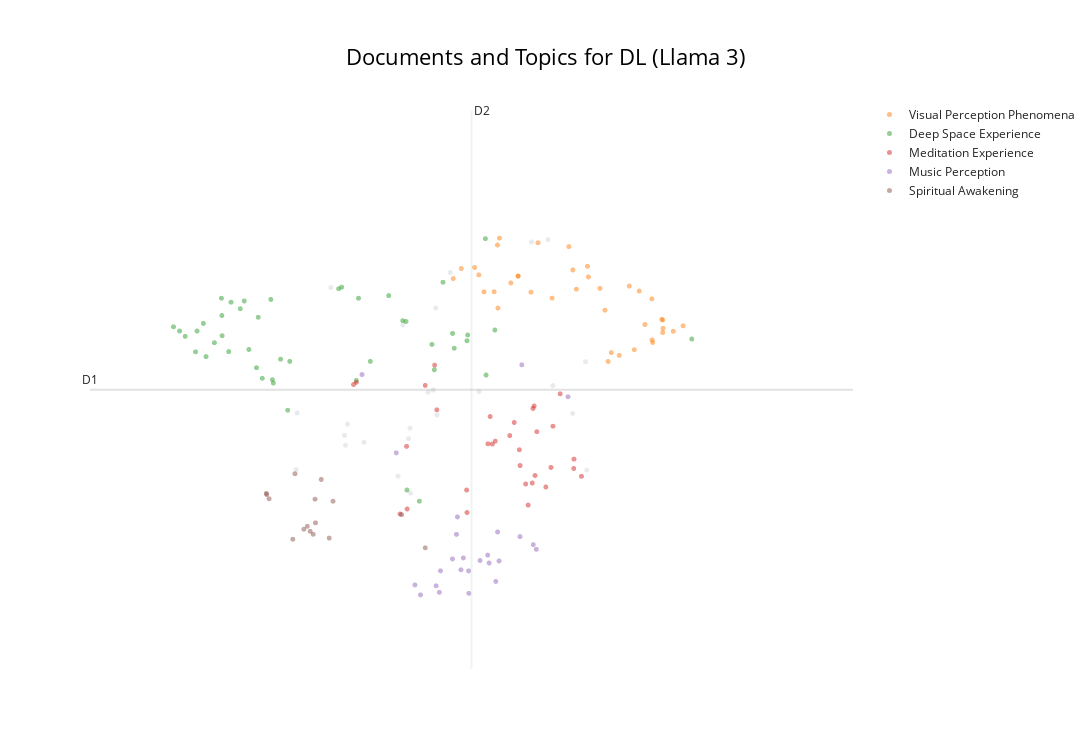

This figure's notebook cell:
### Code cell
topic_model.visualize_documents(df_reports, title=f"Documents and Topics for {condition} (Llama 3)",
hide_annotations=True, hide_document_hover=False, custom_labels=True)

### Figure 1 — Plotly figure (JSON) as saved in the notebook; plotly's stock layout.template omitted (floating-point values rounded to 4 significant figures)
{"data": [{"hoverinfo": "text", "hovertext": ["the thought of this not working\nbut in the dream\nin another place", "Everything packed into a tiny insignificant thing.", "the moment i'll die i want to feel this", "My partner, Dad, my sister, niece and nephew, my friends.", "i was awake the whole time i could not relax or switch off", "i wish i was here with George and that he created this experience for me", "breathing is hard", "there was a being there called evelyn.", "pleasant but should i be seeing something  unexpected", "I want one of these at home", "i quite enjoyed the experience.", "nothingness complete", "bumping off sounds colours and emotions.", "Like I am part of something bigger", "thus should be available for everyone all the time", "i flew around the room touching everyone.", "We have 86 billion neurons, no wonder we can have psychedelic experiences.", "so many different things.", "I saw a lot of animals, ones which I used to not like like reptiles but this time i liked them and they seemed adorable.", "a doorway", "i think i ought to experience it once  more to see if it changes.", "It was successful 50% of time.", "places and waves and an animal", null], "marker": {"color": "#CFD8DC", "opacity": 0.5, "size": 5}, "mode": "markers+text", "name": "other", "showlegend": false, "type": "scattergl", "x": [7.98, 6.906, 7.419, 7.931, 9.847, 7.585, 7.249, 8.461, 8.753, 7.388, 8.038, 8.327, 9.704, 6.896, 7.397, 8.059, 9.503, 8.235, 9.455, 8.314, 9.835, 8.052, 9.286, 8.288], "y": [11.14, 9.859, 9.697, 8.938, 9.024, 9.431, 11.69, 11.91, 10.17, 9.532, 9.484, 9.829, 9.853, 9.033, 9.387, 8.689, 10.26, 10.16, 12.39, 11.39, 10.61, 9.638, 12.35, 10.19]}, {"hoverinfo": "text", "hovertext": ["I went on a train, underwater, saw seas of colour and pulsing shapes.", "A non-uniform green and blue circle that descended from a black space: at that moment I perceived this as a symbol of myself descending.", "It was dark, but also a brilliant blue.", "also abstract forms and pink and red colours.", "i saw a lot of imagery and colours, especially images of water, ripples of water, snowscapes, drops of water falling.", "Blue\nA bird flying\ncoming  closer\ncalm and at peace\na baby\na smiling relative.", "i became a white egret from a dream last week.", "After a while, I began to relax and the changing colours made me feel safe and happy.", "i saw a different colour to the lights that were in the centre when i closed my eyes", "I was in a land (not anywhere on Earth) it was another planet, with animals, but they were not the usual colours - a yellow elephant, a blue gorilla.", "Towards the end maybe quarter, i started having really intense visual of ripples and looking up into a tower", "I saw everything, the universe, the multiverse, all of time, and emerged in someone's sleeve.", "Interested to  experience different darkness when different colours were projected.", "i did not experience visuals and colours.", "i saw some different landscapes,", "the colours i saw when my eyes were shut were very brief, fleeting and hues, nebulous, no specific patterns", "I saw a grey pulsing heart float across my mind", "The colours behind my closed eyes swapped to the opposite colour or the colour spectrum of that on the screen", "i met a being, long and blue, with not much of a defined form.", "once i went past that it was blank.", "i opened my eyes but thought the centre lights were mild and not that impressive.", "It was a bit weird, i know that my brain is trying to create something by itself, i felt different things based on the colour.", "some visuals of trees, heat, sun like experience", "A yellow circle with red contours that grew according to my breathing.", "i did not see anything except for the flickering lights.", "Then I saw a bright pink light and felt a sense of love and understood that I deserve love and to be loved.", "We were told at the start that we could keep our eyes open so i did a lot as i thought it was more of a light show so i didn't get the whole idea or impact of impact of flickering lights on closed eyes", "I had a vision of string theory - that everything in the physical world is connected by invisible string particles and concatenations.", "I turned into a mermaid and watched them on the land as I swam away with turtles, fishes.", "i enjoyed the colours on the ceiling.", "i saw concave and convex and the hot orange oscillating of being inside a volcano", "the colours made patterns when i had my eyes closed - almost like a weave of colours in a woollen fabric", "I can't recognise the color actually, but I can feel the light dimming.", "i mostly saw grey geometric shapes", "I saw myself flaring, whirling, in water, in the air, becoming one with what I floated in", "i saw a starry night and being in blue warm water and a blue butterfly", "then things changed and it became very pink and i was in the clouds.", "had my eyes shut most of the time, was aware of colours changing"], "marker": {"opacity": 0.5, "size": 5}, "mode": "markers+text", "name": "Visual Perception Phenomena", "text": ["", "", "", "", "", "", "", "", "", "", "", "", "", "", "", "", "", "", "", "", "", "", "", "", "", "", "", "", "", "", "", "", "", "", "", "", "", ""], "textfont": {"size": 12}, "type": "scattergl", "x": [8.804, 9.15, 9.496, 10.03, 9.982, 9.281, 8.941, 10.06, 10.62, 9.353, 9.742, 8.491, 10.33, 10.44, 9.666, 10.62, 8.907, 10.62, 8.752, 10.38, 10.61, 10.18, 9.855, 9.865, 10.51, 8.946, 10.83, 8.574, 8.961, 10.1, 9.706, 10.51, 10.52, 10.28, 8.708, 9.077, 9.151, 10.73], "y": [11.63, 11.86, 11.53, 11.36, 11.68, 11.62, 12.31, 10.61, 11.22, 12.34, 11.66, 11.82, 10.78, 11.15, 12.28, 11.09, 11.63, 11.03, 11.87, 11.64, 11.22, 10.7, 12.0, 11.84, 11.52, 11.39, 11.13, 11.97, 12.41, 10.74, 11.94, 10.92, 10.89, 11.71, 11.98, 11.75, 11.85, 11.05]}, {"hoverinfo": "text", "hovertext": ["i felt like being at water first, then in the womb, then the birth and the light of this world, also at some point being in a bee's panel", "I felt like my body was light and fuzzy like i wasn't sitting on anything.", "an experience like time travelling or as i imagine it.", "I couldn't stop the thinking process, I was trying to memorize the visuals and then trying to disconnect but couldn't, I wish I meditated more.", "And it also felt like being inside an ocean.", "i could see how we are all just little sensory machines moving through this realm.", "constant thoughts coming towards me as i batted them away into the sky", "still feeling it now.", "A sense of true, the ocean and the beach, sunrise and sunsets and further along into space and finally back to the deepest ocean.", "i tried hard to immerse into the dream state but failed.", "Almost womb like.", "It was something very familiar to the soul but not...\nI experienced several emotions\nFelt numb too", "i was struggling because my mind would go back to a string of thoughts and to get out of it i had to take a very deep breath.", "This is a thought I had anyway during the dream machine.", "It felt like a journey through the cosmos.", "detachment as though my body was in one box, mind in another and my anxiety came from that lack of control", "we then started gently running towards the sea.", "woman next to me was sniffing so had to move and was difficult to get back in", "the same set of thoughts occurred thrice and i inhaled really deep to get past it.", "It felt like I was deep in the ocean.", "Got many vivid visions, saw lots of colours, my bedroom, old TV shows, video games, cities...", "it is like i am in a dream, in a movie\nno one there, not even me\njust my mind have been to there\nflying through a lot of shape, light, space\nthere is a moment..\ni feel like i was draw back to my body and the environment\nmy thought has been to somewhere no one have been to\ni can't realise how long was that experience\nit was so quick\nin and then out\ni don't feel the time.", "it was near impossible to keep eyes open", "then i became a manta ray and drifted.", "my heart expanded and i opened my wings to hold the room.", "i felt the weight of the people in the room.", "i felt like my body kept sinking or dropping to another level... into the seat and into itself", "Flashes of my past, seeing my lovely Mum.", "i was everywhere... I saw my partner's nose, her eyes, her glasses, everything like a molecule of air given eyes.", "Floating in space", "felt as though i was moving through a tunnel at first.", "i felt intensely anxious and a bit suffocated but also knowing that i've got this.", "my mind is a jellyfish, suspended in space", "I wasn't drowning, instead it felt like that's where I was meant to be.", "First drowning in that sound, then learning how to swim and enjoy it and heal", "i thought i was drifting in space.", "then it felt like a type of death experience as i descended into the underworld.", "Reminded 2001: space odyssey", "Travelling at the speed of light as galaxies whizzed past", "I also felt like i was dreaming of random objects and my started to create stories like if does when i am dreaming.it felt like a drug trip at some points.", "I also felt numb and tingly throughout it at different points.", "i was a little afraid at thinking of the gas chambers.", "Felt like I had a pee without peeing.", "some thoughts about mundane everyday things like work, but mainly felt relaxed and able to float into a dreamlike place\nsome visuals of space and deep ocean", "I had various flashing images of my memories, random events and people in my life kept popping  up, nothing lingered but lots of individual things happened in the memories.", "i felt myself go down through the layers of the earth into a moss land."], "marker": {"opacity": 0.5, "size": 5}, "mode": "markers+text", "name": "Deep Space Experience", "text": ["", "", "", "", "", "", "", "", "", "", "", "", "", "", "", "", "", "", "", "", "", "", "", "", "", "", "", "", "", "", "", "", "", "", "", "", "", "", "", "", "", "", "", "", "", ""], "textfont": {"size": 12}, "type": "scattergl", "x": [6.417, 6.329, 7.65, 7.53, 6.066, 6.811, 7.837, 5.954, 7.507, 7.979, 6.145, 8.825, 7.359, 8.012, 6.739, 8.3, 5.713, 6.639, 7.328, 5.89, 8.915, 8.275, 10.91, 8.818, 8.148, 8.022, 6.142, 8.631, 8.388, 6.553, 6.212, 6.37, 6.665, 5.77, 5.651, 6.493, 5.982, 6.655, 6.832, 8.485, 6.137, 6.511, 6.235, 8.502, 8.638, 5.875], "y": [10.78, 11.38, 10.61, 11.53, 10.88, 9.899, 11.57, 11.16, 10.33, 11.2, 10.99, 10.41, 11.69, 11.19, 10.64, 10.49, 11.05, 11.51, 11.67, 11.05, 11.07, 10.86, 10.94, 12.4, 8.572, 8.735, 11.28, 10.91, 11.77, 10.36, 10.75, 11.49, 10.3, 10.98, 11.12, 10.52, 10.68, 10.34, 10.61, 11.02, 11.53, 11.25, 11.47, 10.8, 11.0, 10.75]}, {"hoverinfo": "text", "hovertext": ["the feeling of freedom, of being in time and space.", "It was a beautiful experience of love, peace, harmony, togetherness and freedom.", "relaxed and peaceful, felt the beats of the music", "i love all of it the feeling was amazing and i would come back i fell asleep and wake up with fresh mindset", "A sense of place akin to home, almost a calling or draw to be submerged away from the world and in my own space where I could float and simply exist without any interruptions.", "calming sounds, rising elation, curiosity and connection.", "Complete relaxation, peace of mind and ready to face whatever happens", "I experienced a calmness almost a nothingness but it was relaxed and peaceful and soothing.", "strange lights and sense of relaxation.", "very relaxing", "i arrived stressed so it took a while to relax.", "more scope mentally acceptance and peace", "deep relaxation close to falling asleep", "Vibration in visuals\nCentered in body\nAware of sounds\nMind really quietened down", "Bliss", "an acceptance of being in a stressful time but self jubilation and inspiration.", "calm", "helped me with my meditation journey", "I embraced my inner child, allowed it to sulk, scream and cry, coming out with a mix of intense feelings but knowing that I could handle them.", "Relaxed just about to sleep when music or colour changed", "euphoric", "very little, occasional passing thoughts of nothing much", "i had a very nice snooze thank you", "I felt compassion for myself and realized my negative self-talk.", "At first, hearing gongs i saw myself in sammi ling's buddhist retreat  and imagined myself totally relaxing and at peace.", "The complexity of the brain can produce a limitless spectrum of experience, from depression to enlightenment.", "physical heaviness\nphysical lightness\ni didn't experience visual or aural so-called \"hallucinations\"\nit was relaxing\na bit hot to start", "nothing", "Anxiety, loneliness, my inner child screaming for love, screeching.", "then an overwhelming feeling of love and connection to everyone in the room.", "Peacefulness and calm.", "My mind began to wander and reflect on my dreams and goals in a relaxed way whereas usually i am anxious."], "marker": {"opacity": 0.5, "size": 5}, "mode": "markers+text", "name": "Meditation Experience", "text": ["", "", "", "", "", "", "", "", "", "", "", "", "", "", "", "", "", "", "", "", "", "", "", "", "", "", "", "", "", "", "", ""], "textfont": {"size": 12}, "type": "scattergl", "x": [7.479, 8.018, 9.253, 9.163, 7.508, 9.111, 9.066, 9.341, 9.314, 9.432, 9.485, 8.889, 9.718, 9.504, 9.294, 8.919, 9.323, 8.628, 8.023, 9.716, 9.227, 8.303, 9.794, 7.952, 8.632, 9.577, 9.302, 8.325, 8.207, 8.867, 8.844, 9.17], "y": [10.27, 9.372, 8.515, 9.322, 10.31, 9.72, 9.529, 9.586, 9.961, 8.779, 9.065, 9.405, 9.185, 9.665, 8.837, 9.448, 8.947, 8.735, 8.458, 9.049, 8.823, 10.56, 8.935, 8.385, 8.407, 10.14, 9.925, 9.905, 10.26, 9.807, 9.409, 9.092]}, {"hoverinfo": "text", "hovertext": ["At one point I think I was milking a cow in a field with someone playing the piano.", "physically being the music, especially the percussion and the bass.", "I had no sense of the grating sounds towards the end except they were the colour   turquoise which gradually turned to black and nothingness.", "the music was both gentle and powerful", "Punctuated by the audio as it heightened and when it was most loud.", "a swivelling vortex of sound\nthe loneliness of the moon\na jacuzzi of lightness", "At times I felt transported to a meadow full of flowers in spring, and then the sound of the bells took me to a mountaintop.", "not sure what the purpose of it was except being with the music certainly not induced to sleep dream state as bpm too high, otherwise interesting but confusing experience, not much visions either, don't think the lights were in sync too, to go with music well...", "it filled my mind", "The music conjured up images of Buddhists and other spiritual people...", "i watched the room rise and fall with the music.", "The music took me on a whole journey, I was completely surrounded.", "Thick hot air saturated with the soundwaves which I was inhaling.", "I became more and more relaxed as the music progressed further with its journey.", "We felt so much Love.", "When the music became intense I felt anxiety and fear and this represented my depression.", "emptiness in my mind, i was consumed by the power of the music.", "Music wasn't just in the space, it was the space.", "my visual experience would change a lot with the music.", "an unique experience that teach us how simple could be to reconnect with our primitive way to feel emotions through sounds and colours", "towards end in darkness, i felt i was being wrapped in metal, in strips", "As the music pace and volume increased, i saw horses galloping at increasing speed and at some point, i was on a horse too.", "I tried to really focus on the listening and in doing so the music and my imagination took me to different places.", "At that point I felt I'd left my body - fully immersed in the sound and light.", "As the pace gathered further, i was on a \ntrain, speeding through countryside , then through time and space until the music reach a climax."], "marker": {"opacity": 0.5, "size": 5}, "mode": "markers+text", "name": "Music Perception", "text": ["", "", "", "", "", "", "", "", "", "", "", "", "", "", "", "", "", "", "", "", "", "", "", "", ""], "textfont": {"size": 12}, "type": "scattergl", "x": [8.318, 8.924, 9.305, 8.957, 9.335, 7.565, 8.16, 9.188, 8.525, 8.842, 8.57, 8.483, 9.17, 8.594, 7.913, 8.856, 8.764, 8.648, 8.65, 9.657, 8.942, 8.351, 8.362, 8.534, 8.102], "y": [7.338, 7.402, 7.939, 7.701, 7.87, 10.42, 7.206, 10.56, 8.088, 7.786, 7.572, 7.731, 8.055, 7.745, 9.277, 7.671, 7.707, 7.556, 7.228, 10.09, 8.124, 7.243, 7.556, 8.343, 7.352]}, {"hoverinfo": "text", "hovertext": ["I then found myself returning to the world and countryside and gradually getting back to normal everyday life.", "My thoughts were about connecting with others", "he told me we were doing important work that was our destiny.", "Windows into my busy life.", "At some point started experimenting and trying to recall the images I liked.", "i felt connected.", "Initially, I was interested in how others were reacting around me.", "I saw past experiences and reflected on my choices.", "he told me he was francis of assisi.", "i made up stories in my head in a narrative way imagining being on a spaceship with aliens communicating via sounds and colours and this was nice escapism from stress", "Looking to the past to analyse my future.", "i asked him how i was doing and about my husband.", "i was interested to see what would happen next!", "i saw new scenes and reflected on opportunities.", "i began to see the source, the light we all come from, the connection to everything.", "retrospective thoughts."], "marker": {"opacity": 0.5, "size": 5}, "mode": "markers+text", "name": "Spiritual Awakening", "text": ["", "", "", "", "", "", "", "", "", "", "", "", "", "", "", ""], "textfont": {"size": 12}, "type": "scattergl", "x": [7.967, 7.088, 6.593, 7.271, 7.232, 7.151, 6.975, 7.069, 6.597, 8.207, 7.039, 6.622, 7.01, 6.863, 6.884, 7.093], "y": [8.377, 8.602, 8.686, 8.572, 8.034, 8.89, 8.163, 8.09, 8.67, 7.893, 8.134, 8.608, 8.206, 8.018, 8.973, 8.257]}], "layout": {"annotations": [{"showarrow": false, "text": "D1", "x": 4.803, "y": 10.2, "yshift": 10}, {"showarrow": false, "text": "D2", "x": 8.677, "xshift": 10, "y": 14.27}], "height": 750, "shapes": [{"line": {"color": "#CFD8DC", "width": 2}, "type": "line", "x0": 8.677, "x1": 8.677, "y0": 6.125, "y1": 14.27}, {"line": {"color": "#9E9E9E", "width": 2}, "type": "line", "x0": 4.803, "x1": 12.55, "y0": 10.2, "y1": 10.2}], "title": {"font": {"color": "Black", "size": 22}, "text": "Documents and Topics for DL (Llama 3)", "x": 0.5, "xanchor": "center", "yanchor": "top"}, "width": 1200, "xaxis": {"visible": false}, "yaxis": {"visible": false}}}
